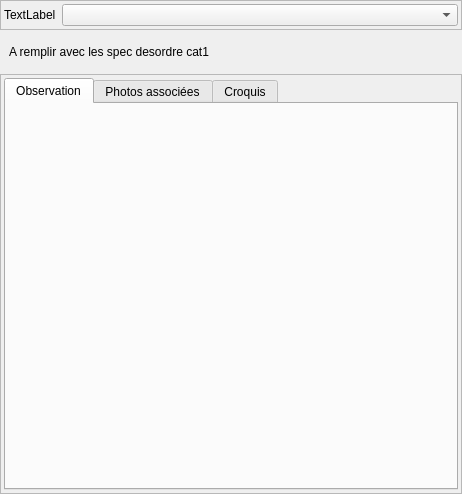
<?xml version="1.0" encoding="UTF-8"?>
<ui version="4.0">
 <class>Form</class>
 <widget class="QWidget" name="Form">
  <property name="geometry">
   <rect>
    <x>0</x>
    <y>0</y>
    <width>462</width>
    <height>494</height>
   </rect>
  </property>
  <property name="windowTitle">
   <string>Form</string>
  </property>
  <layout class="QVBoxLayout" name="verticalLayout_2" stretch="1,1,20">
   <property name="leftMargin">
    <number>0</number>
   </property>
   <property name="topMargin">
    <number>0</number>
   </property>
   <property name="rightMargin">
    <number>0</number>
   </property>
   <property name="bottomMargin">
    <number>0</number>
   </property>
   <item>
    <widget class="QFrame" name="frame_2">
     <property name="frameShape">
      <enum>QFrame::StyledPanel</enum>
     </property>
     <property name="frameShadow">
      <enum>QFrame::Raised</enum>
     </property>
     <layout class="QGridLayout" name="gridLayout_3" columnstretch="1,10">
      <property name="leftMargin">
       <number>3</number>
      </property>
      <property name="topMargin">
       <number>3</number>
      </property>
      <property name="rightMargin">
       <number>3</number>
      </property>
      <property name="bottomMargin">
       <number>3</number>
      </property>
      <item row="0" column="1">
       <widget class="QComboBox" name="comboBox_groupedes"/>
      </item>
      <item row="0" column="0">
       <widget class="QLabel" name="label_2">
        <property name="text">
         <string>TextLabel</string>
        </property>
       </widget>
      </item>
     </layout>
    </widget>
   </item>
   <item>
    <widget class="QStackedWidget" name="stackedWidget">
     <property name="currentIndex">
      <number>0</number>
     </property>
     <widget class="QWidget" name="page">
      <layout class="QHBoxLayout" name="horizontalLayout">
       <item>
        <widget class="QLabel" name="label">
         <property name="text">
          <string>A remplir avec les spec desordre cat1</string>
         </property>
        </widget>
       </item>
      </layout>
     </widget>
     <widget class="QWidget" name="page_2">
      <layout class="QHBoxLayout" name="horizontalLayout_2">
       <item>
        <widget class="QLabel" name="label_3">
         <property name="text">
          <string>A remplir avec les spec desordre cat2</string>
         </property>
        </widget>
       </item>
      </layout>
     </widget>
    </widget>
   </item>
   <item>
    <widget class="QFrame" name="frame">
     <property name="frameShape">
      <enum>QFrame::StyledPanel</enum>
     </property>
     <property name="frameShadow">
      <enum>QFrame::Raised</enum>
     </property>
     <layout class="QVBoxLayout" name="verticalLayout">
      <property name="leftMargin">
       <number>3</number>
      </property>
      <property name="topMargin">
       <number>3</number>
      </property>
      <property name="rightMargin">
       <number>3</number>
      </property>
      <property name="bottomMargin">
       <number>3</number>
      </property>
      <item>
       <widget class="QTabWidget" name="tabWidget">
        <property name="currentIndex">
         <number>0</number>
        </property>
        <widget class="QWidget" name="tab">
         <attribute name="title">
          <string>Observation</string>
         </attribute>
         <layout class="QGridLayout" name="gridLayout" columnstretch="0">
          <property name="leftMargin">
           <number>3</number>
          </property>
          <property name="topMargin">
           <number>3</number>
          </property>
          <property name="rightMargin">
           <number>3</number>
          </property>
          <property name="bottomMargin">
           <number>3</number>
          </property>
         </layout>
        </widget>
        <widget class="QWidget" name="tab_2">
         <attribute name="title">
          <string>Photos associées</string>
         </attribute>
         <layout class="QVBoxLayout" name="verticalLayout_3">
          <property name="leftMargin">
           <number>3</number>
          </property>
          <property name="topMargin">
           <number>3</number>
          </property>
          <property name="rightMargin">
           <number>3</number>
          </property>
          <property name="bottomMargin">
           <number>3</number>
          </property>
         </layout>
        </widget>
        <widget class="QWidget" name="tab_3">
         <attribute name="title">
          <string>Croquis</string>
         </attribute>
         <layout class="QVBoxLayout" name="verticalLayout_4">
          <property name="leftMargin">
           <number>3</number>
          </property>
          <property name="topMargin">
           <number>3</number>
          </property>
          <property name="rightMargin">
           <number>3</number>
          </property>
          <property name="bottomMargin">
           <number>3</number>
          </property>
         </layout>
        </widget>
       </widget>
      </item>
     </layout>
    </widget>
   </item>
  </layout>
 </widget>
 <resources/>
 <connections/>
</ui>
